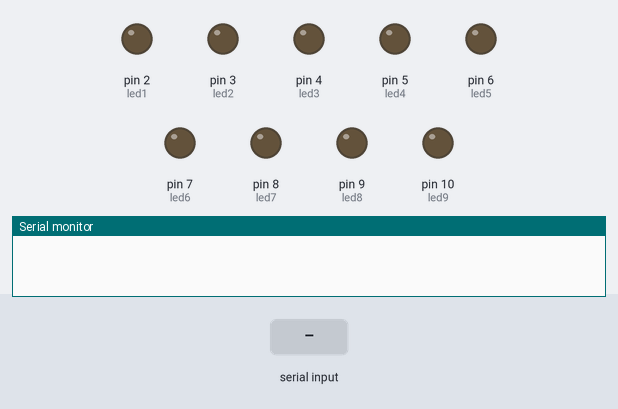
Recording of a sketch running on a simulated Arduino Uno, built with avr-gcc and run on an emulated ATmega328P. Shown: output pins drawn as LEDs (lit = HIGH), the last lines printed to the serial monitor. Inputs (shaded band) come from the test bench.

Above: at 1.2 s.
1.3 s: "0" received over Serial
At 1.7 s:
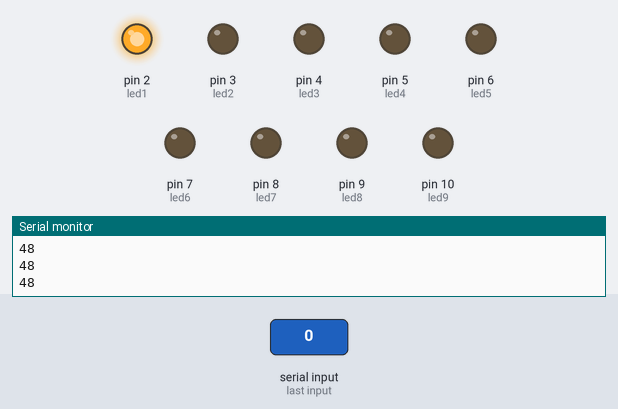
2.8 s: byte 54 (54) received over Serial
At 4.0 s:
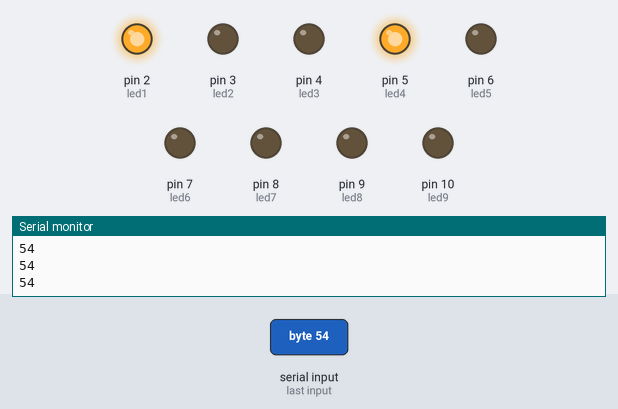
4.3 s: byte 56 (56) received over Serial
At 5.4 s:
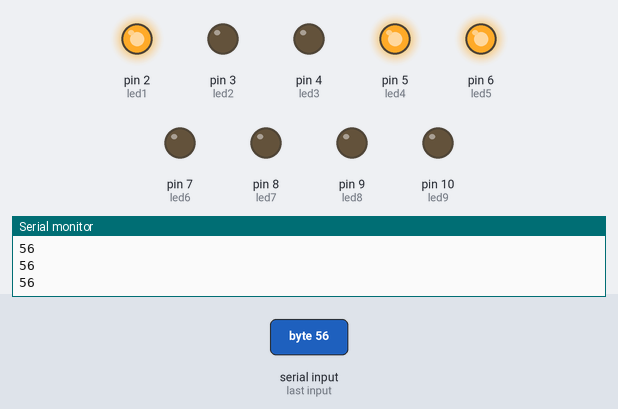
5.8 s: byte 55 (55) received over Serial
At 6.5 s:
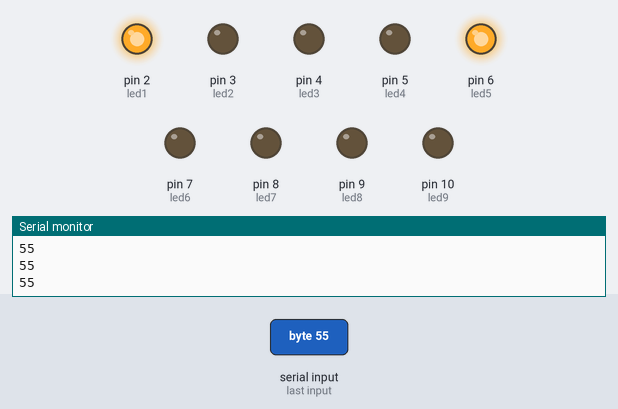
7.3 s: byte 97 (97) received over Serial
At 7.7 s:
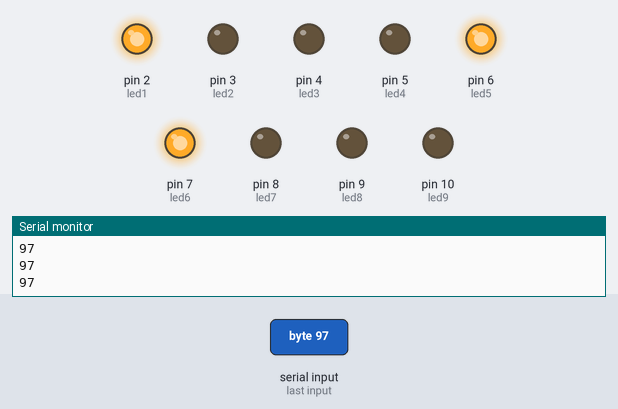
8.8 s: byte 57 (57) received over Serial
At 10.1 s:
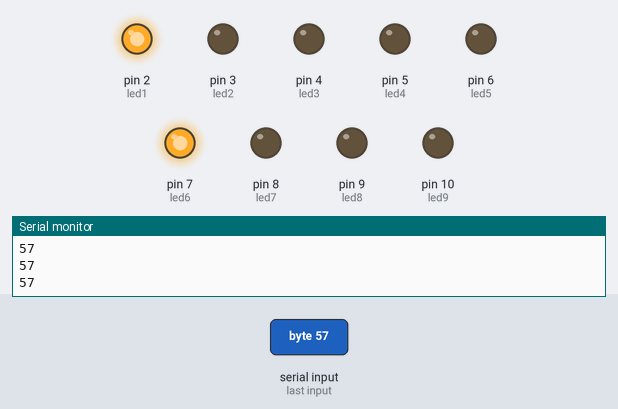
Timing chart, 0 to 11.3 s (numbered marks = the images above; inputs shaded):
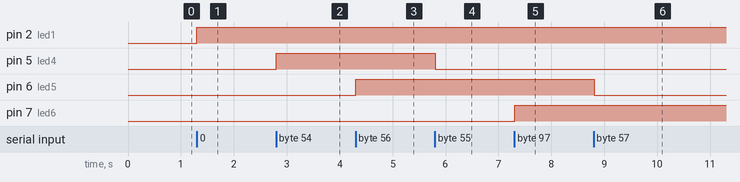

Measured:
- after the input at 1.3 s, pin 2 (led1): LOW → HIGH at once
- after the input at 2.8 s, pin 5 (led4): LOW → HIGH at once
- after the input at 4.3 s, pin 6 (led5): LOW → HIGH at once
- after the input at 5.8 s, pin 5 (led4): HIGH → LOW at once
- after the input at 7.3 s, pin 7 (led6): LOW → HIGH at once
- after the input at 8.8 s, pin 6 (led5): HIGH → LOW at once

The sketch:

lane_lights.ino
```cpp
int dataFromBT;
const int led1 = 2;
const int led2 = 3;
const int led3 = 4;
const int led4 = 5;
const int led5 = 6;
const int led6 = 7;
const int led7 = 8;
const int led8 = 9;
const int led9 = 10;

void setup() {
  Serial.begin(9600);
  pinMode(led1, OUTPUT);
  pinMode(led2, OUTPUT);
  pinMode(led3, OUTPUT);
  pinMode(led4, OUTPUT);
  pinMode(led5, OUTPUT);
  pinMode(led6, OUTPUT);
  pinMode(led7, OUTPUT);
  pinMode(led8, OUTPUT);
  pinMode(led9, OUTPUT);
}

void loop() {
  if (Serial.available())

    dataFromBT = Serial.read();

  if (dataFromBT == 48)
  {
    Serial.println(dataFromBT);
    digitalWrite(led1, HIGH);
  }
  else if (dataFromBT == 49)
  {
    Serial.println(dataFromBT);
    digitalWrite(led1, LOW);
  }
  else if (dataFromBT == 50)
  {
    Serial.println(dataFromBT);
    digitalWrite(led2, HIGH);
  }
  else if (dataFromBT == 51)
  {
    Serial.println(dataFromBT);
    digitalWrite(led2, LOW);
  }
  if (dataFromBT == 52)
  {
    Serial.println(dataFromBT);
    digitalWrite(led3, HIGH);
  }
  else if (dataFromBT == 53)
  {
    Serial.println(dataFromBT);
    digitalWrite(led3, LOW);
  }
  if (dataFromBT == 54)
  {
    Serial.println(dataFromBT);
    digitalWrite(led4, HIGH);
  }
  else if (dataFromBT == 55)
  {
    Serial.println(dataFromBT);
    digitalWrite(led4, LOW);
  }
  if (dataFromBT == 56)
  {
    Serial.println(dataFromBT);
    digitalWrite(led5, HIGH);
  }
  else if (dataFromBT == 57)
  {
    Serial.println(dataFromBT);
    digitalWrite(led5, LOW);
  }
  if (dataFromBT == 97)
  {
    Serial.println(dataFromBT);
    digitalWrite(led6, HIGH);
  }
  else if (dataFromBT == 98)
  {
    Serial.println(dataFromBT);
    digitalWrite(led6, LOW);
  }
  if (dataFromBT == 99)
  {
    Serial.println(dataFromBT);
    digitalWrite(led7, HIGH);
  }
  else if (dataFromBT == 100)
  {
    Serial.println(dataFromBT);
    digitalWrite(led7, LOW);
  }
  if (dataFromBT == 101)
  {
    Serial.println(dataFromBT);
    digitalWrite(led8, HIGH);
  }
  else if (dataFromBT == 102)
  {
    Serial.println(dataFromBT);
    digitalWrite(led8, LOW);
  }
  if (dataFromBT == 103)
  {
    Serial.println(dataFromBT);
    digitalWrite(led9, HIGH);
  }
  else if (dataFromBT == 104)
  {
    Serial.println(dataFromBT);
    digitalWrite(led9, LOW);
  }
}
```
